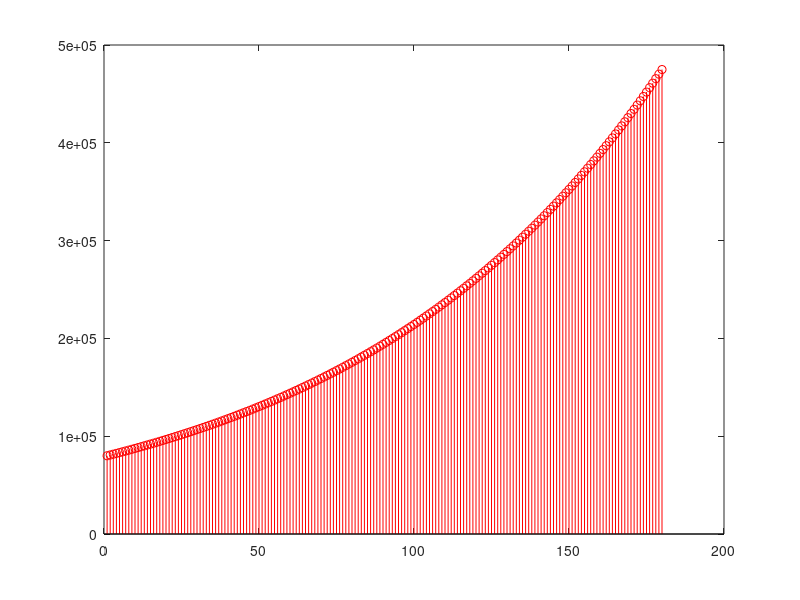

This figure's MATLAB source: (Note: this script raises an error after producing the figure.)
% Ecuacion del Sistema: C[k + 1] = C[k](1 + r) 

clc

%% Parametros
years = 15;
N = 12 * years;
r = 0.01;
C_0 = 80000;

%% Iteraciones

C = zeros(1, N);
C(1) = C_0;

for k = 1:(N - 1)
    C(k + 1) = C(k) * (1 + r);
end

PM = C(N) / N;

%% Grafica

figure(1)
set(gcf, 'units', 'normalized', 'outerposition', [0 0 1 1])
stem(C, 'r')
title("Gráfica Punto 4c: El pago mensual debe ser " + num2str(PM))
xlim([0, N + 1])
ylim([0, max(C)])
xlabel('Tiempo en Meses')
ylabel('Capital Acumulado')
saveas(gcf, 'Punto4c.png')